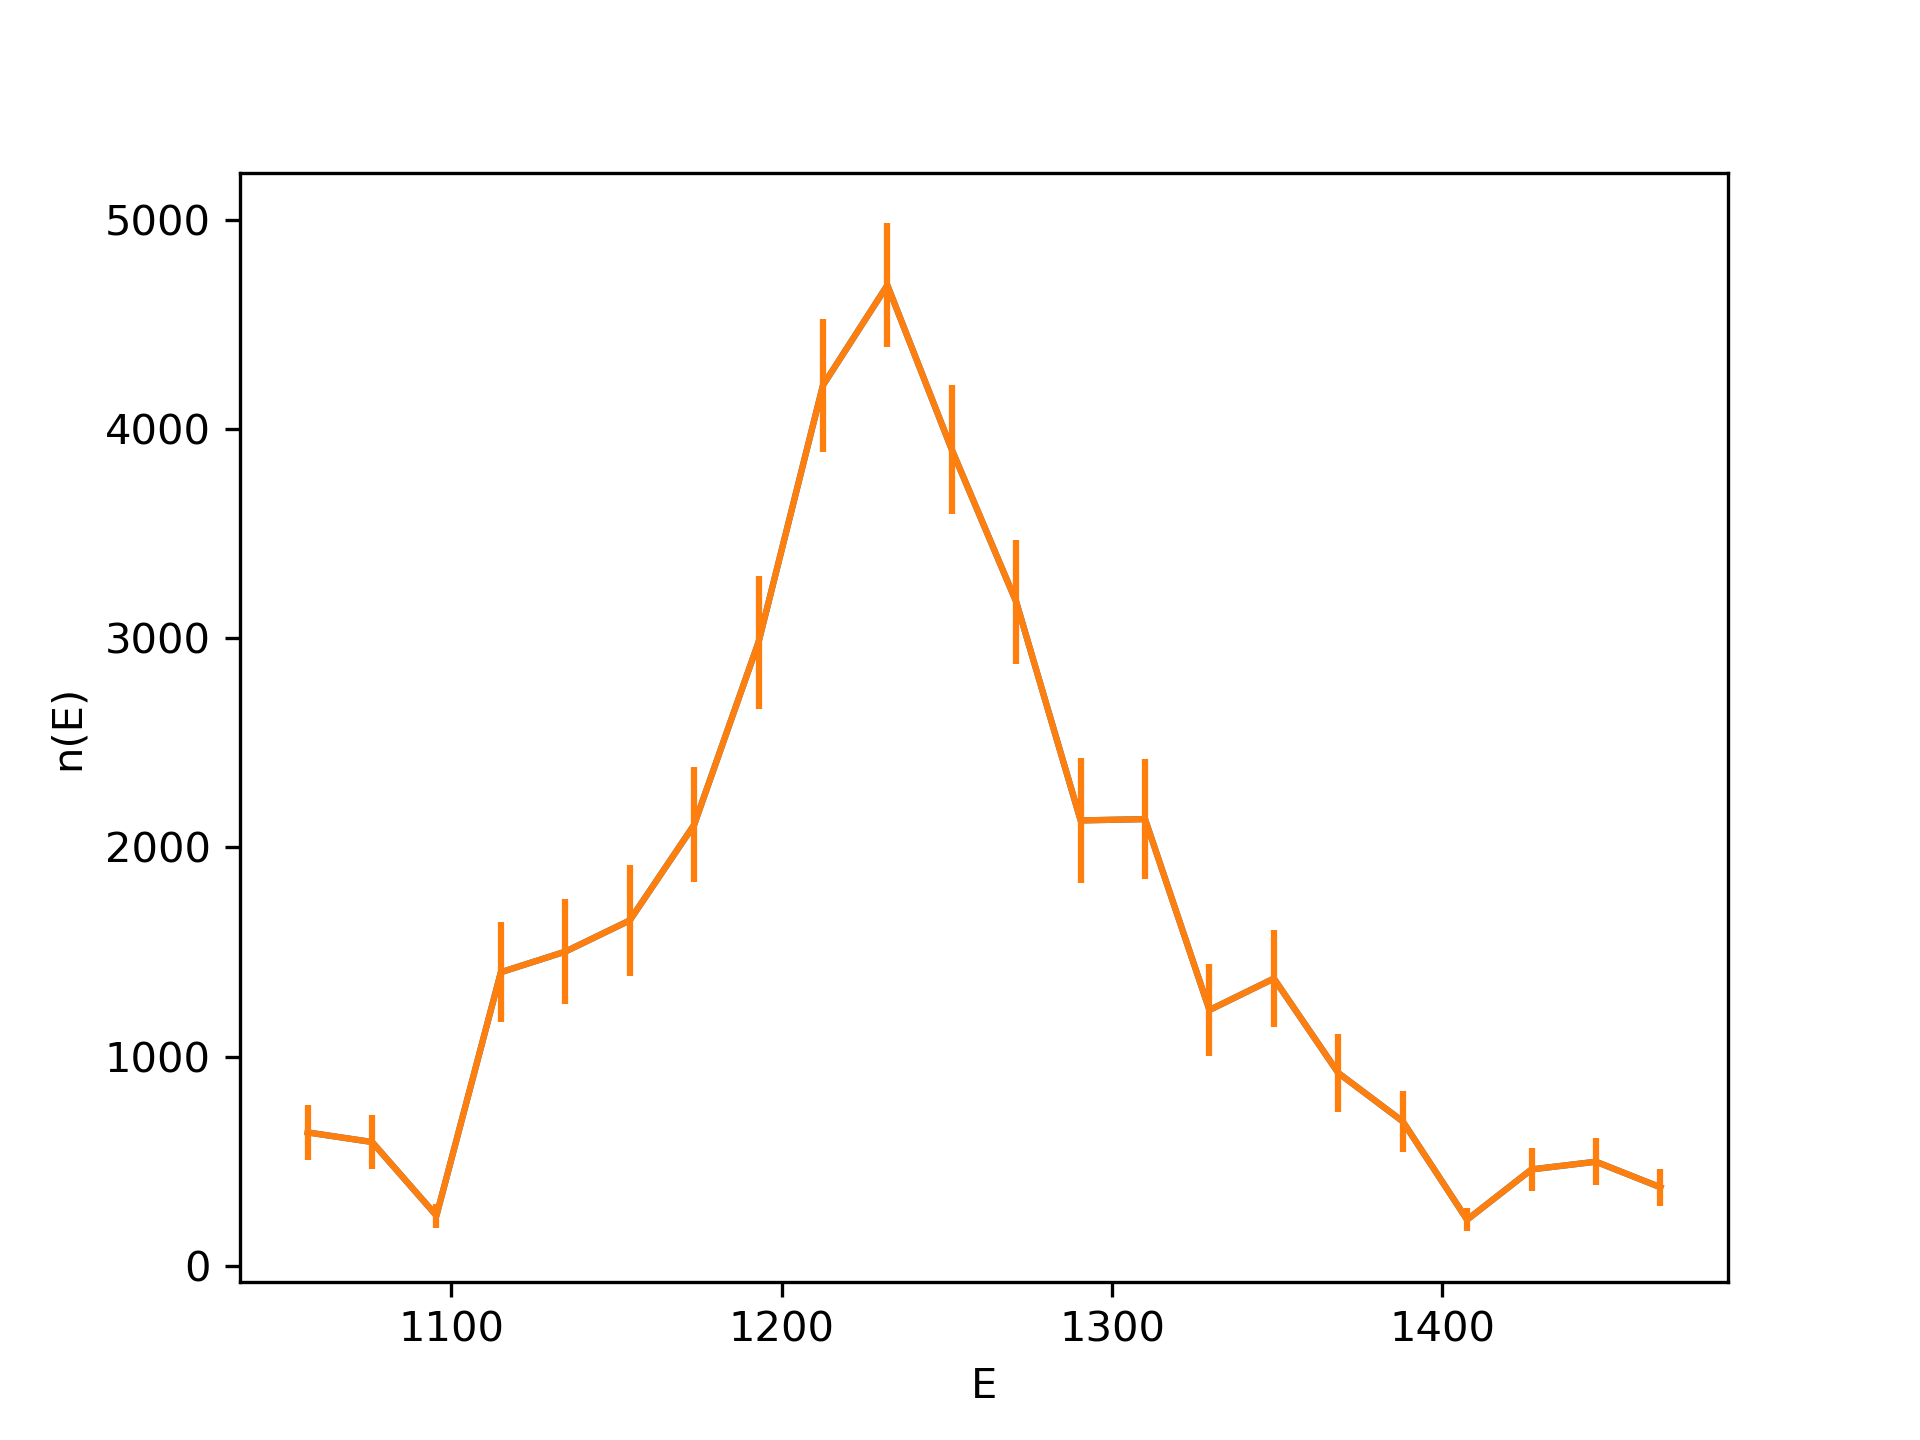

The script that saved this image:
from numpy import linspace
from numpy import arange
from scipy.optimize import curve_fit
from numpy import array
import matplotlib.pyplot as plt
from q3_4 import discrepancy
from minimise import gmin
from numpy import sum as sm
import statistics


def theory(e, w):
    th = [(1.4767e7 / (w ** 2 / 4 + (i - 1232) ** 2)) for i in e]
    return th


def discrep(w):
    r = [(na - theory(ea, w))]
    return discrepancy(r, dn)


f = open('data1.txt', 'r')
ea = []
na = []
dn = []

for line in f:
    estr, nstr, errstr = line.split()
    ea.append(float(estr))
    na.append(float(nstr))
    dn.append(float(errstr))
f.close()
ea = array(ea)
na = array(na)
dn = array(dn)


w = 111.8916236


# plt.figure(figsize=(3, 3))
plt.plot(ea, na)
plt.errorbar(ea, na, dn)
plt.xlabel('E')
plt.ylabel('n(E)')
plt.savefig('q3_1.png', dpi=300)


plt.plot(ea, theory(ea, w))
plt.savefig('q3_1th.png', dpi=300)
global r
global minimum
ranger = arange(80, 120, 0.01)
minimum = []
for i in ranger:
    w = i
    r = [(na - theory(ea, w))]
    minimum.append(discrepancy(r, dn))

print('minimum discrepancy =', min(minimum))
print('which is when w =', ranger[minimum.index(min(minimum))])

# w = 112.7052
# r = [(na - theory(ea, w))]
# print(discrepancy(r, dn))


# def f(x):
#     return exp(x) + 1 / x
#
#
# print(gmin(f, 0, 50, tol=3.0e-8))


print(gmin(discrep, 80, 120, tol=3.0e-8))


plt.clf()

plt.plot(ea, na)
plt.errorbar(ea, na, dn)
plt.xlabel('E')
plt.ylabel('n(E)')
plt.plot(ea, theory(ea, gmin(discrep, 80, 120, tol=3.0e-8)[0]))
plt.savefig('q3_7.png', dpi=300)

x = linspace(start=ea[0], stop=ea[-1], num=len(theory(ea, gmin(discrep, 80, 120, tol=3.0e-8)[0])))
popt, pcov = curve_fit(theory, x, theory(ea, gmin(discrep, 80, 120, tol=3.0e-8)[0]), sigma=dn, absolute_sigma=True)
print(popt)
print(pcov)
